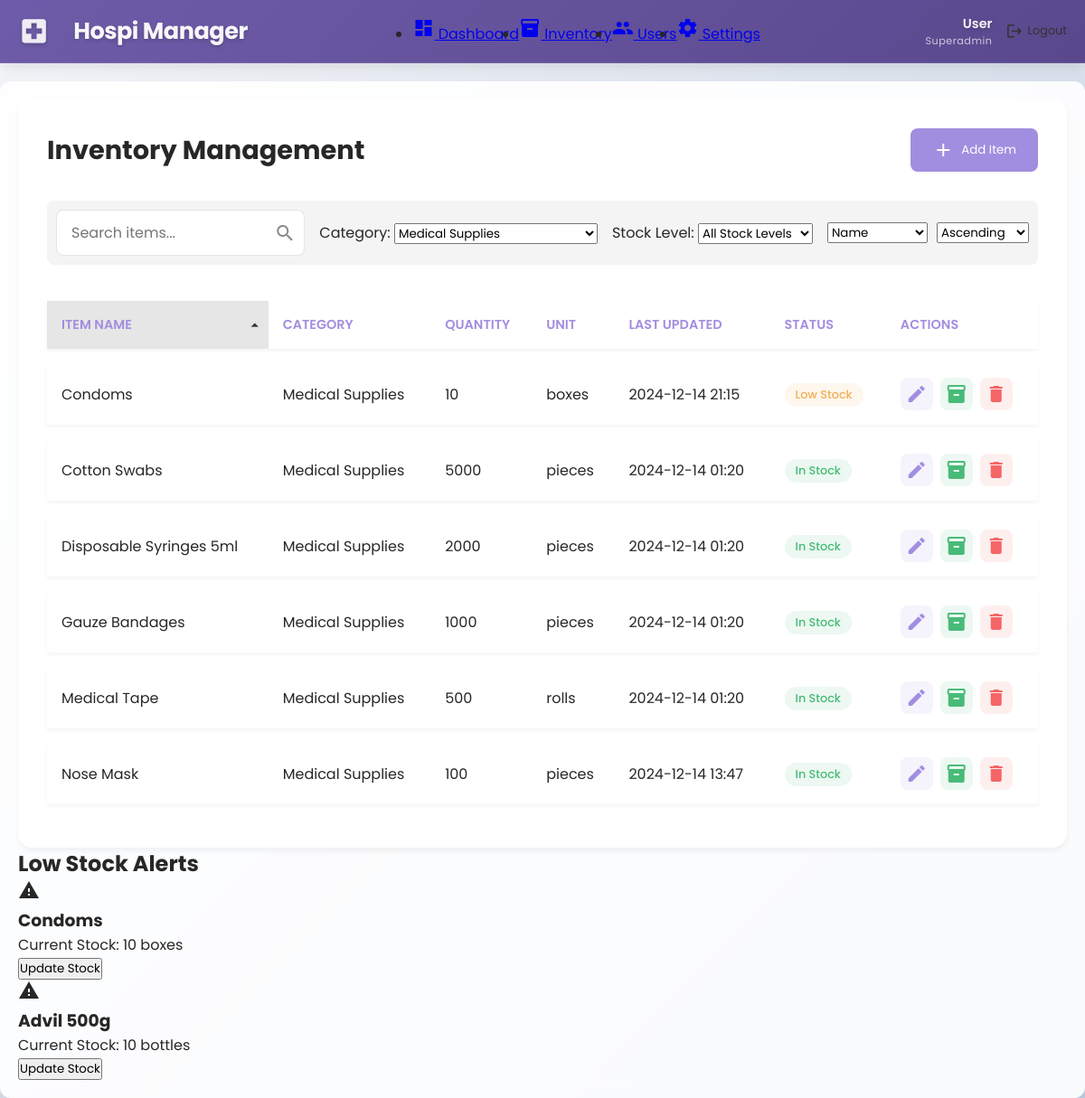
Screenshot of /view/admin/inventory.php?category=2 (signed in) with the database file from the repository.
### tables this page shows
CREATE TABLE `items` (
  `item_id` int(11) NOT NULL,
  `category_id` int(11) NOT NULL,
  `name` varchar(100) NOT NULL,
  `description` text DEFAULT NULL,
  `quantity` int(11) NOT NULL DEFAULT 0,
  `unit` varchar(20) NOT NULL DEFAULT 'unit',
  `created_at` timestamp NOT NULL DEFAULT current_timestamp(),
  `last_updated` timestamp NOT NULL DEFAULT current_timestamp() ON UPDATE current_timestamp(),
  `minimum_quantity` int(11) NOT NULL DEFAULT 10
);

CREATE TABLE `categories` (
  `category_id` int(11) NOT NULL,
  `name` varchar(100) NOT NULL,
  `description` text DEFAULT NULL,
  `created_at` timestamp NOT NULL DEFAULT current_timestamp()
);

### functions/inventory_functions.php (called while the page is built, shortened)
<?php
function getLowStockItems($conn, $lowStockThreshold = 10) {
    $query = "SELECT i.*, c.name as category_name
              FROM items i
              LEFT JOIN categories c ON i.category_id = c.category_id
              WHERE i.quantity <= ?
              ORDER BY i.quantity ASC";
    $stmt = $conn->prepare($query);
    $stmt->bind_param("i", $lowStockThreshold);
    $stmt->execute();
    $result = $stmt->get_result();
    return $result->fetch_all(MYSQLI_ASSOC);
}

### view/admin/inventory.php (the view, shortened to what this page needs)
<?php
require_once BASE_PATH . '/functions/auth_functions.php';
require_once BASE_PATH . '/functions/inventory_functions.php';
require_once BASE_PATH . '/functions/dashboard_functions.php';
$userRole = $_SESSION['role'];
$fullName = $_SESSION['full_name'] ?? 'User';
$searchQuery = $_GET['search'] ?? '';
$categoryFilter = $_GET['category'] ?? '';
$sortColumn = $_GET['sort'] ?? 'name';
$sortOrder = $_GET['order'] ?? 'asc';
$validColumns = ['name', 'category_name', 'quantity', 'unit', 'last_updated', 'status'];
$sortColumn = in_array($sortColumn, $validColumns) ? $sortColumn : 'name';
$sortOrder = in_array(strtolower($sortOrder), ['asc', 'desc']) ? strtolower($sortOrder) : 'asc';
$query = "SELECT i.*, c.name as category_name,
          CASE
              WHEN i.quantity = 0 THEN 'Out of Stock'
              WHEN i.quantity <= 10 THEN 'Low Stock'
              ELSE 'In Stock'
          END as status
          FROM items i
          LEFT JOIN categories c ON i.category_id = c.category_id
          WHERE 1=1";
$params = [];
$types = '';
if (!empty($categoryFilter)) {
    $categoryCheckStmt = $conn->prepare("SELECT COUNT(*) as count FROM categories WHERE category_id = ?");
    $categoryCheckStmt->bind_param('i', $categoryFilter);
    $categoryCheckStmt->execute();
    $categoryCheckResult = $categoryCheckStmt->get_result()->fetch_assoc();
    if ($categoryCheckResult['count'] > 0) {
        $query .= " AND i.category_id = ?";
        $params[] = &$categoryFilter;
        $types .= 'i';
    } else {
        debugLog("Invalid category filter: " . $categoryFilter);
    }
}
if ($sortColumn === 'category_name') {
    $query .= " ORDER BY c.name {$sortOrder}";
} elseif ($sortColumn === 'last_updated') {
    $query .= " ORDER BY i.last_updated {$sortOrder}";
} elseif ($sortColumn === 'status') {
    $query .= " ORDER BY status {$sortOrder}";
} else {
    $query .= " ORDER BY i.{$sortColumn} {$sortOrder}";
}
$stmt = $conn->prepare($query);
if (!empty($params)) {
    array_unshift($params, $types);
    call_user_func_array([$stmt, 'bind_param'], $params);
}
$stmt->execute();
$result = $stmt->get_result();
$items = $result->fetch_all(MYSQLI_ASSOC);
$items = $items ?: [];
$lowStockItems = getLowStockItems($conn);
$lowStockItems = $lowStockItems ?: [];
?>
<!DOCTYPE html>
<html lang="en">
<head>
    <link rel="stylesheet" href="../../assets/css/dashboard.css">
    <link rel="stylesheet" href="../../assets/css/inventory.css">
</head>
<body>
    <div class="dashboard-container">
        <nav class="top-nav">
            <div class="nav-brand">
                <span class="material-icons">local_hospital</span>
                <span class="brand-name">Hospi Manager</span>
            </div>
            <ul class="nav-menu">
                <li>
                    <a href="dashboard.php">
                        <span class="material-icons">dashboard</span>
                        <span>Dashboard</span>
                    </a>
                </li>
                <li class="active">
                    <a href="inventory.php">
                        <span class="material-icons">inventory</span>
                        <span>Inventory</span>
                    </a>
                </li>
                <?php if ($userRole === 'superadmin'): ?>
                <li>
                    <a href="users.php">
                        <span class="material-icons">people</span>
                        <span>Users</span>
                    </a>
                </li>
                <?php endif; ?>
                <li>
                    <a href="settings.php">
                        <span class="material-icons">settings</span>
                        <span>Settings</span>
                    </a>
                </li>
            </ul>
            <div class="nav-profile">
                <div class="user-info">
                    <span class="user-name"><?= htmlspecialchars($fullName) ?></span>
                    <span class="user-role"><?= ucfirst(htmlspecialchars($userRole)) ?></span>
                </div>
                <a href="../../actions/logout.php" class="logout-btn" onclick="return confirm('Are you sure you want to logout?')">
                    <span class="material-icons">logout</span>
                    <span>Logout</span>
                </a>
            </div>
        </nav>
        <main class="main-content">
            <div class="inventory-container">
                <div class="content-header">
                    <h1>Inventory Management</h1>
                    <button class="add-btn" onclick="openModal('addItemModal')">
                        <span class="material-icons">add</span>
                        Add Item
                    </button>
                </div>
                <div class="filters-section">
                    <div class="search-filter">
                        <input type="text" id="searchInput" placeholder="Search items..." value="<?= htmlspecialchars($searchQuery) ?>">
                    </div>
                    <div class="filter-group">
                        <label for="categoryFilter">Category:</label>
                        <select id="categoryFilter" onchange="updateFilter('category', this.value)">
                            <?php
                            $categoryQuery = "SELECT category_id, name FROM categories ORDER BY name";
                            $categoryResult = $conn->query($categoryQuery);
                            while ($category = $categoryResult->fetch_assoc()) {
                                $selected = ($categoryFilter == $category['category_id']) ? 'selected' : '';
                                echo "<option value='{$category['category_id']}' $selected>" .
                                     htmlspecialchars($category['name']) . "</option>";
                            }
                            ?>
                        </select>
                    </div>
                    <div class="filter-group">
                        <label for="stockFilter">Stock Level:</label>
                        <select id="stockFilter" onchange="updateFilter('stock', this.value)">
                            <option value="">All Stock Levels</option>
                        </select>
                    </div>
                    <div class="sort-filter">
                        <select id="sortColumn" onchange="updateFilter('sort', this.value)">
                            <option value="name" <?= $sortColumn == 'name' ? 'selected' : '' ?>>Name</option>
                        </select>
                        <select id="sortOrder" onchange="updateFilter('order', this.value)">
                            <option value="asc" <?= $sortOrder == 'asc' ? 'selected' : '' ?>>Ascending</option>
                        </select>
                    </div>
                </div>
                <table class="inventory-table">
                    <thead>
                        <tr>
                            <th class="sortable" data-column="name">
                                Item Name
                                <?php if ($sortColumn === 'name'): ?>
                                    <span class="material-icons sort-icon">
                                    </span>
                                <?php endif; ?>
                            </th>
                            <th class="sortable" data-column="category_name">
                                Category
                            </th>
                            <th class="sortable" data-column="quantity">
                                Quantity
                            </th>
                            <th class="sortable" data-column="unit">
                                Unit
                            </th>
                            <th class="sortable" data-column="last_updated">
                                Last Updated
                            </th>
                            <th class="sortable" data-column="status">
                                Status
                            </th>
                            <th>Actions</th>
                        </tr>
                    </thead>
                    <tbody>
                        <?php foreach ($items as $item): ?>
                        <tr data-item-id="<?= $item['item_id'] ?>" data-category="<?= $item['category_id'] ?>"
                            data-stock="<?= $item['quantity'] <= 10 ? 'low' : ($item['quantity'] == 0 ? 'out' : 'available') ?>">
                            <td><?= htmlspecialchars($item['name']) ?></td>
                            <td><?= htmlspecialchars($item['category_name']) ?></td>
                            <td><?= $item['quantity'] ?></td>
                            <td><?= htmlspecialchars($item['unit']) ?></td>
                            <td><?= date('Y-m-d H:i', strtotime($item['last_updated'])) ?></td>
                            <td>
                                <span class="status-badge <?= $item['quantity'] <= 10 ? 'warning' : ($item['quantity'] == 0 ? 'danger' : 'success') ?>">
                                    <?= $item['status'] ?>
                                </span>
                            </td>
                            <td class="action-buttons">
                                <button class="action-btn edit-btn" onclick="editItem(<?= $item['item_id'] ?>)">
                                    <span class="material-icons">edit</span>
                                </button>
                                <button class="action-btn stock-btn" onclick="adjustStock(<?= $item['item_id'] ?>)">
                                    <span class="material-icons">inventory</span>
                                </button>
                                <?php if ($userRole === 'superadmin'): ?>
                                <button class="action-btn delete-btn" data-delete-id="<?= $item['item_id'] ?>" onclick="deleteItem(<?= $item['item_id'] ?>)">
                                    <span class="material-icons">delete</span>
                                </button>
                                <?php endif; ?>
                            </td>
                        </tr>
                        <?php endforeach; ?>
                    </tbody>
                </table>
            </div>
            <?php if (!empty($lowStockItems)): ?>
            <div class="alerts-section">
                <h2>Low Stock Alerts</h2>
                <div class="alerts-grid">
                    <?php foreach ($lowStockItems as $item): ?>
                    <div class="alert-card <?= $item['quantity'] == 0 ? 'danger' : 'warning' ?>">
                        <div class="alert-icon">
                            <span class="material-icons"><?= $item['quantity'] == 0 ? 'error' : 'warning' ?></span>
                        </div>
                        <div class="alert-content">
                            <h3><?= htmlspecialchars($item['name']) ?></h3>
                            <p>Current Stock: <?= $item['quantity'] ?> <?= htmlspecialchars($item['unit']) ?></p>
                            <button class="btn" onclick="adjustStock(<?= $item['item_id'] ?>)">
                                Update Stock
                            </button>
                        </div>
                    </div>
                    <?php endforeach; ?>
                </div>
            </div>
            <?php endif; ?>
        </main>
    </div>
</body>
</html>

### assets/css/dashboard.css (style rules this page uses)
:root { --primary-color: rgb(161, 142, 224); --primary-light: rgba(161, 142, 224, 0.1); --primary-dark: rgb(131, 112, 194); --success-color: rgb(72, 187, 120); --warning-color: rgb(246, 173, 85); --danger-color: rgb(245, 101, 101); --text-dark: rgb(39, 39, 39); --text-light: rgb(107, 114, 128); --white: #ffffff; --background: rgb(249, 250, 251); --nav-height: 4rem; }
* { margin: 0; padding: 0; box-sizing: border-box; font-family: 'Poppins', sans-serif; }
body, html { margin: 0; padding: 0; width: 100%; height: 100%; font-family: 'Poppins', sans-serif; background: linear-gradient(135deg, #f5f7fa 0%, #c3cfe2 100%); background-attachment: fixed; overflow-x: hidden; }
body { color: var(--text-dark); min-height: 100vh; padding-top: 70px; }
.dashboard-container { display: flex; min-height: 100vh; padding-top: 65px; width: 100%; }
.main-content { flex-grow: 1; margin-top: 20px; padding: 20px; max-width: 1200px; width: 100%; margin-left: auto; margin-right: auto; background: rgba(255, 255, 255, 0.9); border-radius: 12px; box-shadow: 0 10px 25px rgba(0, 0, 0, 0.1); backdrop-filter: blur(10px); }
.top-nav { position: fixed; margin-top: 0px; top: 0; left: 0; right: 0; display: flex; justify-content: space-between; align-items: center; height: 70px; background: linear-gradient(135deg, rgba(95, 75, 160, 0.9) 0%, rgba(75, 55, 130, 0.9) 100%); box-shadow: 0 4px 15px rgba(0, 0, 0, 0.1); z-index: 1000; padding: 0 40px; backdrop-filter: blur(10px); border-bottom: 1px solid rgba(255, 255, 255, 0.1); }
.top-nav { display: flex; justify-content: space-between; align-items: center; padding: 10px 20px; }
.nav-brand { display: flex; align-items: center; gap: 1rem; }
.nav-brand .material-icons { color: rgba(255, 255, 255, 0.9); font-size: 2.2rem; margin-right: 10px; text-shadow: 0 2px 4px rgba(0, 0, 0, 0.2); }
.nav-brand .brand-name { color: rgba(255, 255, 255, 0.95); font-size: 1.6rem; font-weight: 700; letter-spacing: -0.5px; text-shadow: 0 2px 4px rgba(0, 0, 0, 0.2); }
.nav-menu { display: flex; align-items: center; }
.nav-profile { display: flex; align-items: center; gap: 15px; }
.user-info { display: flex; flex-direction: column; align-items: flex-end; }
.user-name { font-weight: 600; font-size: 0.9rem; color: rgba(255, 255, 255, 0.95); text-shadow: 0 2px 4px rgba(0, 0, 0, 0.2); }
.user-role { font-size: 0.7rem; color: rgba(255, 255, 255, 0.7); letter-spacing: 0.5px; text-transform: capitalize; }
.logout-btn { display: flex; align-items: center; gap: 5px; text-decoration: none; color: #333; font-size: 0.8rem; }
.logout-btn .material-icons { font-size: 1.2rem; }
.filters-section { display: flex; justify-content: space-between; align-items: center; margin-bottom: 20px; padding: 10px; background-color: #f4f4f4; border-radius: 8px; }
.search-filter { position: relative; flex-grow: 1; }
.search-filter input { width: 100%; padding: 10px 40px 10px 15px; border: 1px solid #ddd; border-radius: 5px; font-size: 14px; }

### view/admin/inventory.php (style rules this page uses)
.sortable { cursor: pointer; user-select: none; position: relative; transition: background-color 0.2s ease; }
.sortable .sort-icon { position: absolute; right: 5px; top: 50%; transform: translateY(-50%); color: #666; font-size: 20px; opacity: 0.7; }
.sortable.active-sort { background-color: #e6e6e6; }
.sortable.active-sort .sort-icon { opacity: 1; color: #333; }
.sort-filter { display: flex; gap: 10px; }

### rows the page displays
items: name "Condoms", category.name "Medical Supplies", quantity "10", unit "boxes", last_updated "2024-12-14 21:15", status "Low Stock"
items: name "Cotton Swabs", category.name "Medical Supplies", quantity "5000", unit "pieces", last_updated "2024-12-14 01:20", status "In Stock"
items: name "Disposable Syringes 5ml", category.name "Medical Supplies", quantity "2000", unit "pieces", last_updated "2024-12-14 01:20", status "In Stock"
items: name "Gauze Bandages", category.name "Medical Supplies", quantity "1000", unit "pieces", last_updated "2024-12-14 01:20", status "In Stock"
items: name "Medical Tape", category.name "Medical Supplies", quantity "500", unit "rolls", last_updated "2024-12-14 01:20", status "In Stock"
items: name "Nose Mask", category.name "Medical Supplies", quantity "100", unit "pieces", last_updated "2024-12-14 13:47", status "In Stock"
items: name "Advil 500g", quantity "10", unit "bottles"

### other values shown
$fullName "User"
$userRole "Superadmin"
form field value "Medical Supplies"
